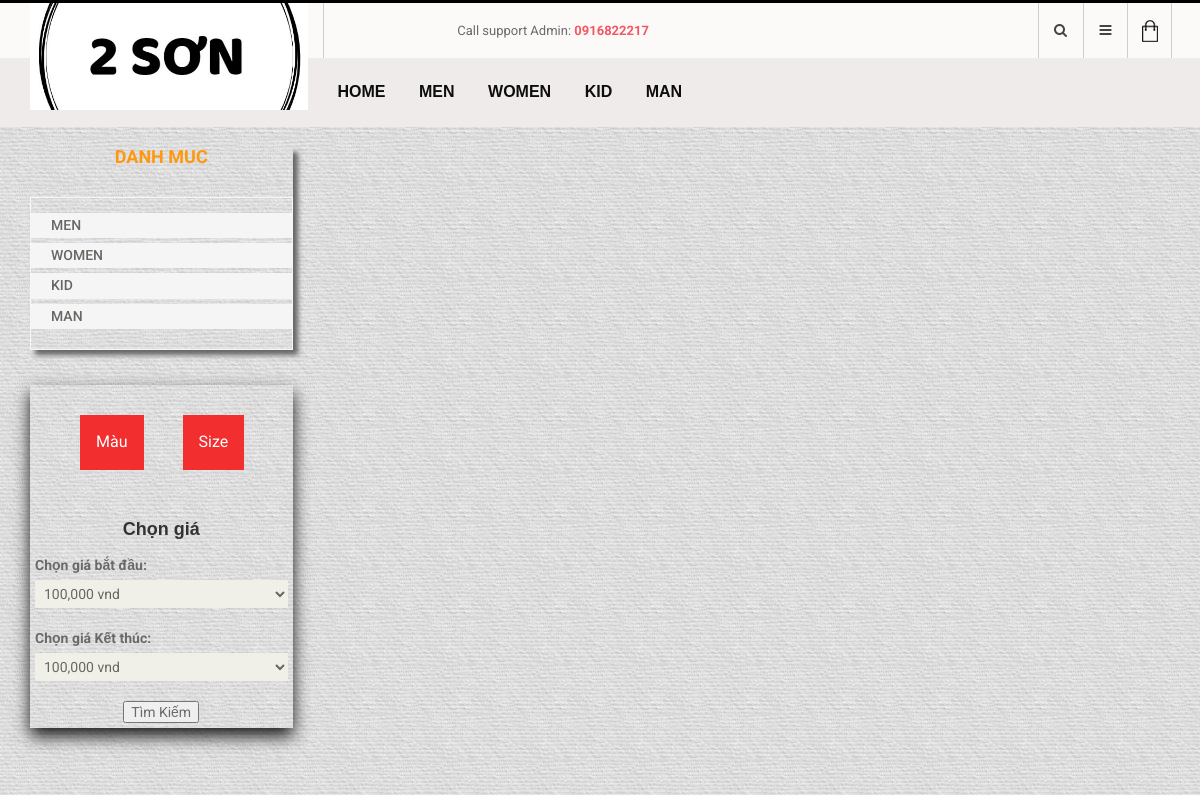
The app's page /?action=cuahang&id=2 with its own data.
### tables this page shows
CREATE TABLE `loaisanpham` (
  `idLoaiSP` int(11) NOT NULL,
  `tenLSP` varchar(255) NOT NULL
);

### controller/cuahang_controller.php (called while the page is built, shortened)
<?php
    require_once('./model/show_cuahang.php');
    class showcuahang
    {
    	function __construct()
    	{
    		$this->cuahang_controller = new cuahang();
    	}
        public function list()
        {
            $data_loaisanpham = $this->cuahang_controller->loaisanpham();
        	require_once('views/index.php');
        }
    }
?>

### model/ketnoi.php (called while the page is built, shortened)
<?php
    class ketnoi
    {
        function __construct()
        {
            $host = "localhost";
            $username ="root";
            $password = "";
            $dbname = "shoe_store";
            $this->connect = new mysqli($host,$username,$password,$dbname);
        }
    }
?>

### model/show_cuahang.php (called while the page is built, shortened)
<?php
require_once('ketnoi.php');
class cuahang
{
     public $conn;
     function __construct()
     {
          $connect_obj = new ketnoi();
          $this->conn = $connect_obj->connect;
     }
     function loaisanpham()
     {
          $query = "SELECT * from loaisanpham limit 0,4";
          $result = $this->conn->query($query);
          $data = array();
          while ($row = $result->fetch_assoc()) {
               $data[] = $row;
          }
          return $data;
     }
}

### views/cuahang/cuahang.php (the view, shortened to what this page needs)
<div class="container cn2">
  <div class="row">
    <div class="col-sm-3">
      <div class="left-sidebar">
        <h2>Danh muc</h2>
        <div class="panel-group category-products" id="accordian">
          <?php foreach ($data_loaisanpham as $value) {  ?>
            <div class="panel panel-default">
              <div class="panel-heading">
                <h4 class="panel-title">
                  <a href="?action=cuahang&id=<?= $value['idLoaiSP'] ?>">
                    <?= $value['tenLSP'] ?>
                  </a>
                </h4>
              </div>
            </div>
          <?php } ?>
        </div>
      </div>
      <div class="chongia">
        <div class="chongia2">
          <div class="dropdown" style="float:left; margin-left: 20px; margin-right: 30px;">
            <button class="dropbtn">Màu</button>
          </div>
          <div class="dropdown" style="margin-left: 9px;">
            <button class="dropbtn">Size</button>
          </div>
          <br>
          <br>
        </div>
        <center>
          <h4>Chọn giá</h4>
        </center>
        <div style="">
          <form method="POST" action="?action=cuahang1">
            <div class="" style="padding: 5px;">
              <label>Chọn giá bắt đầu: </label>
              <select name="a">
                <option value="100">100,000 vnd</option>
              </select>
              <br>
              <br>
              <label>Chọn giá Kết thúc: </label>
              <select name="b">
                <option value="100">100,000 vnd</option>
              </select>
              <br>
              <br>
              <center>
                <input type="submit" value="Tìm Kiếm">
              </center>
            </div>
          </form>
        </div>
      </div>
      <br>
      <br>
    </div>
    <div class="col-sm-9 padding-right c_cn2">
    </div>
  </div>
</div>
<br>
<br>
<br>
<br>
<br>

### views/header/header2.php (shortened to what this page needs)
<header>
    <div class="top-link">
        <div class="container">
            <div class="row">
                <div class="col-md-7 col-md-offset-3 col-sm-9 hidden-xs">
                    <div class="call-support" style="display:flex; justify-content: space-around;">
                        <p>Call support Admin: <span> 0916822217</span></p>
                    </div>
                </div>
                <div class="col-md-2 col-sm-3">
                    <div class="dashboard">
                        <div class="account-menu">
                            <ul>
                                <li class="search">
                                    <a href="#">
                                        <i class="fa fa-search"></i>
                                    </a>
                                </li>
                                <li>
                                    <a href="#">
                                        <i class="fa fa-bars"></i>
                                    </a>
                                </li>
                            </ul>
                        </div>
                        <div class="cart-menu">
                            <ul>
                                <li><a href="?action=giohang&?act=list_giohang"> <img src="public/img/icon-cart.png" alt="">  </a>
                                </li>
                            </ul>
                        </div>
                    </div>
                </div>
            </div>
        </div>
    </div>
    <div class="mainmenu-area home2 bg-color-tr product-items">
        <div class="container">
            <div class="row">
                <div class="col-md-3">
                    <div class="logo">
                        <a href="?page=home">
                            <img src="public/img/bgr.jpg" />
                        </a>
                    </div>
                </div>
                <div class="col-md-9">
                    <div class="mainmenu">
                        <nav>
                            <ul>
                                <li><a href="?action=cuahang1">Home</a>
                                </li>
                                <?php foreach ($data_loaisanpham as $value) {  ?>
                                    <li><a href="?action=cuahang&id=<?php echo $value['idLoaiSP'] ?>">
                                            <?= $value['tenLSP']; ?>
                                        </a>
                                    </li>
                                <?php } ?>
                            </ul>
                        </nav>
                    </div>
                </div>
            </div>
        </div>
    </div>
</header>

### public/css/main.css (style rules this page uses)
html { color: #222; font-size: 1em; line-height: 1.4; }
audio, canvas, iframe, img, svg, video { vertical-align: middle; }

### public/css/responsive.css (style rules this page uses)
@media (min-width: 992px) and (max-width: 1200px) { .mainmenu ul li a { padding: 23px 15px; } }
@media (min-width: 992px) and (max-width: 1200px) { .dashboard .account-menu ul li, .cart-menu > ul > li { width: 45px; } }
@media (min-width: 1200px) { .container { width: 1170px!important; } }

### public2/css/style.css (style rules this page uses)
.panel-group .panel { border-radius: 0px; box-shadow: none; }
.panel-group,.related-post li { margin-bottom: 0; }
.brands-select li:last-child,.brands-select li a:last-child ,.size-select a:last-child,.range-slider input#amount,.panel-group .panel { border: 0 none; }

### public2/css/main.css (style rules this page uses)
body { font-family: 'Roboto', sans-serif; position: relative; font-weight:400px; background-image: url('../../public/image/background.jpg'); }
.row .left-sidebar { box-shadow: 5px 5px 5px #666; }
div.chongia { box-shadow: 0px 8px 16px 0px rgba(0,0,0,0.9);margin-top: 30px; }
div.chongia2 { padding: 30px; }
.dropdown { position: relative; display: inline-block; }
.dropbtn { background-color: #f22e2e; color: white; padding: 16px; font-size: 16px; border: none; cursor: pointer; }
.cn2 { padding-top: 20px; }
.c_cn2 { padding-top:50px; }
.category-products { border: 1px solid #F7F7F0; margin-bottom: 35px; padding-bottom: 20px; padding-top: 15px; }
.left-sidebar h2, .brands_products h2 { color: #FE980F; font-family: 'Roboto', sans-serif; font-size: 18px; font-weight: 700; margin: 0 auto 30px; text-align: center; text-transform: uppercase; position: relative; z-index:3; }
.category-products .panel { background-color: #FFFFFF; border: 0px; border-radius: 0px; box-shadow:none; margin-bottom: 0px; }
.category-products .panel-default .panel-heading { background-color: none; border: 0 none; color: #FFFFFF; padding: 5px 20px; }
.category-products .panel-default .panel-heading .panel-title a { color: #696763; font-family: 'Roboto', sans-serif; font-size: 14px; text-decoration: none; text-transform: uppercase; }
.padding-right { padding-right: 0; }
.user_info input, select, textarea { background: #F0F0E9; border:0; color: #696763; padding: 5px; width: 100%; border-radius: 0; resize: none }

### records on screen
loaisanpham: tenLSP "MEN"
loaisanpham: tenLSP "WOMEN"
loaisanpham: tenLSP "KID"
loaisanpham: tenLSP "MAN"
